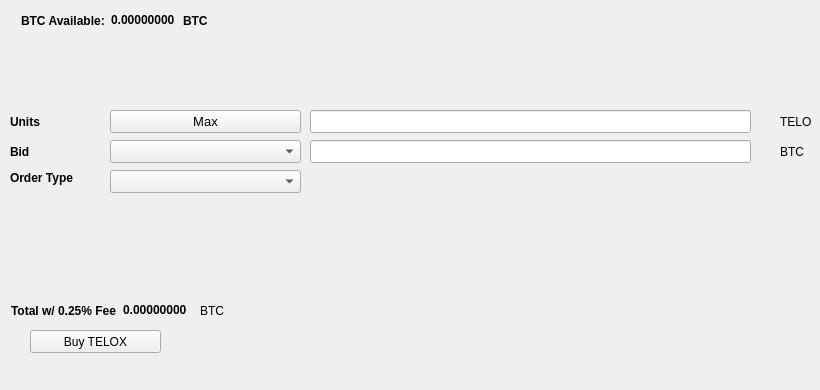
   <widget class="QWidget" name="BuyTab">
    <attribute name="title">
     <string>Buy</string>
    </attribute>
    <widget class="QPushButton" name="BuyTELOX">
     <property name="geometry">
      <rect>
       <x>30</x>
       <y>330</y>
       <width>131</width>
       <height>23</height>
      </rect>
     </property>
     <property name="text">
      <string>Buy TELOX</string>
     </property>
     <property name="icon">
      <iconset resource="../telox.qrc">
       <normaloff>:/icons/bitcoin</normaloff>:/icons/bitcoin</iconset>
     </property>
    </widget>
    <widget class="QLabel" name="label_3">
     <property name="geometry">
      <rect>
       <x>10</x>
       <y>110</y>
       <width>46</width>
       <height>23</height>
      </rect>
     </property>
     <property name="font">
      <font>
       <weight>75</weight>
       <bold>true</bold>
      </font>
     </property>
     <property name="text">
      <string>Units</string>
     </property>
    </widget>
    <widget class="QLineEdit" name="UnitsInput">
     <property name="geometry">
      <rect>
       <x>310</x>
       <y>110</y>
       <width>441</width>
       <height>23</height>
      </rect>
     </property>
     <property name="font">
      <font>
       <pointsize>9</pointsize>
       <weight>75</weight>
       <bold>true</bold>
      </font>
     </property>
    </widget>
    <widget class="QLineEdit" name="BuyBidPriceEdit">
     <property name="geometry">
      <rect>
       <x>310</x>
       <y>140</y>
       <width>441</width>
       <height>23</height>
      </rect>
     </property>
     <property name="font">
      <font>
       <pointsize>9</pointsize>
       <weight>75</weight>
       <bold>true</bold>
      </font>
     </property>
    </widget>
    <widget class="QLabel" name="label_4">
     <property name="geometry">
      <rect>
       <x>780</x>
       <y>110</y>
       <width>31</width>
       <height>23</height>
      </rect>
     </property>
     <property name="text">
      <string>TELOX</string>
     </property>
    </widget>
    <widget class="QLabel" name="label_5">
     <property name="geometry">
      <rect>
       <x>780</x>
       <y>140</y>
       <width>31</width>
       <height>23</height>
      </rect>
     </property>
     <property name="text">
      <string>BTC</string>
     </property>
    </widget>
    <widget class="QLabel" name="label_6">
     <property name="geometry">
      <rect>
       <x>10</x>
       <y>140</y>
       <width>46</width>
       <height>23</height>
      </rect>
     </property>
     <property name="font">
      <font>
       <weight>75</weight>
       <bold>true</bold>
      </font>
     </property>
     <property name="text">
      <string>Bid</string>
     </property>
    </widget>
    <widget class="QLabel" name="label_7">
     <property name="geometry">
      <rect>
       <x>10</x>
       <y>170</y>
       <width>91</width>
       <height>16</height>
      </rect>
     </property>
     <property name="font">
      <font>
       <weight>75</weight>
       <bold>true</bold>
      </font>
     </property>
     <property name="text">
      <string>Order Type</string>
     </property>
    </widget>
    <widget class="QPushButton" name="Buy_Max_Amount">
     <property name="geometry">
      <rect>
       <x>110</x>
       <y>110</y>
       <width>191</width>
       <height>23</height>
      </rect>
     </property>
     <property name="font">
      <font>
       <pointsize>10</pointsize>
      </font>
     </property>
     <property name="text">
      <string>Max</string>
     </property>
    </widget>
    <widget class="QComboBox" name="BuyBidcomboBox">
     <property name="geometry">
      <rect>
       <x>110</x>
       <y>140</y>
       <width>191</width>
       <height>23</height>
      </rect>
     </property>
     <property name="font">
      <font>
       <pointsize>10</pointsize>
      </font>
     </property>
    </widget>
    <widget class="QComboBox" name="buyOrdertypeCombo">
     <property name="geometry">
      <rect>
       <x>110</x>
       <y>170</y>
       <width>191</width>
       <height>23</height>
      </rect>
     </property>
     <property name="font">
      <font>
       <pointsize>10</pointsize>
      </font>
     </property>
    </widget>
    <widget class="QWidget" name="layoutWidget1">
     <property name="geometry">
      <rect>
       <x>21</x>
       <y>11</y>
       <width>227</width>
       <height>19</height>
      </rect>
     </property>
     <layout class="QHBoxLayout" name="horizontalLayout_3">
      <item>
       <widget class="QLabel" name="label232">
        <property name="font">
         <font>
          <weight>75</weight>
          <bold>true</bold>
         </font>
        </property>
        <property name="text">
         <string>BTC Available:</string>
        </property>
       </widget>
      </item>
      <item>
       <widget class="QLabel" name="BtcAvailableLbl">
        <property name="palette">
         <palette>
          <active>
           <colorrole role="WindowText">
            <brush brushstyle="SolidPattern">
             <color alpha="255">
              <red>0</red>
              <green>0</green>
              <blue>0</blue>
             </color>
            </brush>
           </colorrole>
           <colorrole role="Button">
            <brush brushstyle="SolidPattern">
             <color alpha="255">
              <red>0</red>
              <green>170</green>
              <blue>0</blue>
             </color>
            </brush>
           </colorrole>
           <colorrole role="Light">
            <brush brushstyle="SolidPattern">
             <color alpha="255">
              <red>0</red>
              <green>255</green>
              <blue>0</blue>
             </color>
            </brush>
           </colorrole>
           <colorrole role="Midlight">
            <brush brushstyle="SolidPattern">
             <color alpha="255">
              <red>0</red>
              <green>212</green>
              <blue>0</blue>
             </color>
            </brush>
           </colorrole>
           <colorrole role="Dark">
            <brush brushstyle="SolidPattern">
             <color alpha="255">
              <red>0</red>
              <green>85</green>
              <blue>0</blue>
             </color>
            </brush>
           </colorrole>
           <colorrole role="Mid">
            <brush brushstyle="SolidPattern">
             <color alpha="255">
              <red>0</red>
              <green>113</green>
              <blue>0</blue>
             </color>
            </brush>
           </colorrole>
           <colorrole role="Text">
            <brush brushstyle="SolidPattern">
             <color alpha="255">
              <red>0</red>
              <green>170</green>
              <blue>0</blue>
             </color>
            </brush>
           </colorrole>
           <colorrole role="BrightText">
            <brush brushstyle="SolidPattern">
             <color alpha="255">
              <red>255</red>
              <green>255</green>
              <blue>255</blue>
             </color>
            </brush>
           </colorrole>
           <colorrole role="ButtonText">
            <brush brushstyle="SolidPattern">
             <color alpha="255">
              <red>0</red>
              <green>0</green>
              <blue>0</blue>
             </color>
            </brush>
           </colorrole>
           <colorrole role="Base">
            <brush brushstyle="SolidPattern">
             <color alpha="255">
              <red>255</red>
              <green>255</green>
              <blue>255</blue>
             </color>
            </brush>
           </colorrole>
           <colorrole role="Window">
            <brush brushstyle="SolidPattern">
             <color alpha="255">
              <red>0</red>
              <green>170</green>
              <blue>0</blue>
             </color>
            </brush>
           </colorrole>
           <colorrole role="Shadow">
            <brush brushstyle="SolidPattern">
             <color alpha="255">
              <red>0</red>
              <green>0</green>
              <blue>0</blue>
             </color>
            </brush>
           </colorrole>
           <colorrole role="AlternateBase">
            <brush brushstyle="SolidPattern">
             <color alpha="255">
              <red>127</red>
              <green>212</green>
              <blue>127</blue>
             </color>
            </brush>
           </colorrole>
           <colorrole role="ToolTipBase">
            <brush brushstyle="SolidPattern">
             <color alpha="255">
              <red>255</red>
              <green>255</green>
              <blue>220</blue>
             </color>
            </brush>
           </colorrole>
           <colorrole role="ToolTipText">
            <brush brushstyle="SolidPattern">
             <color alpha="255">
              <red>0</red>
              <green>0</green>
              <blue>0</blue>
             </color>
            </brush>
           </colorrole>
          </active>
          <inactive>
           <colorrole role="WindowText">
            <brush brushstyle="SolidPattern">
             <color alpha="255">
              <red>0</red>
              <green>0</green>
              <blue>0</blue>
             </color>
            </brush>
           </colorrole>
           <colorrole role="Button">
            <brush brushstyle="SolidPattern">
             <color alpha="255">
              <red>0</red>
              <green>170</green>
              <blue>0</blue>
             </color>
            </brush>
           </colorrole>
           <colorrole role="Light">
            <brush brushstyle="SolidPattern">
             <color alpha="255">
              <red>0</red>
              <green>255</green>
              <blue>0</blue>
             </color>
            </brush>
           </colorrole>
           <colorrole role="Midlight">
            <brush brushstyle="SolidPattern">
             <color alpha="255">
              <red>0</red>
              <green>212</green>
              <blue>0</blue>
             </color>
            </brush>
           </colorrole>
           <colorrole role="Dark">
            <brush brushstyle="SolidPattern">
             <color alpha="255">
              <red>0</red>
              <green>85</green>
              <blue>0</blue>
             </color>
            </brush>
           </colorrole>
           <colorrole role="Mid">
            <brush brushstyle="SolidPattern">
             <color alpha="255">
              <red>0</red>
              <green>113</green>
              <blue>0</blue>
             </color>
            </brush>
           </colorrole>
           <colorrole role="Text">
            <brush brushstyle="SolidPattern">
             <color alpha="255">
              <red>0</red>
              <green>170</green>
              <blue>0</blue>
             </color>
            </brush>
           </colorrole>
           <colorrole role="BrightText">
            <brush brushstyle="SolidPattern">
             <color alpha="255">
              <red>255</red>
              <green>255</green>
              <blue>255</blue>
             </color>
            </brush>
           </colorrole>
           <colorrole role="ButtonText">
            <brush brushstyle="SolidPattern">
             <color alpha="255">
              <red>0</red>
              <green>0</green>
              <blue>0</blue>
             </color>
            </brush>
           </colorrole>
           <colorrole role="Base">
            <brush brushstyle="SolidPattern">
             <color alpha="255">
              <red>255</red>
              <green>255</green>
              <blue>255</blue>
             </color>
            </brush>
           </colorrole>
           <colorrole role="Window">
            <brush brushstyle="SolidPattern">
             <color alpha="255">
              <red>0</red>
              <green>170</green>
              <blue>0</blue>
             </color>
            </brush>
           </colorrole>
           <colorrole role="Shadow">
            <brush brushstyle="SolidPattern">
             <color alpha="255">
              <red>0</red>
              <green>0</green>
              <blue>0</blue>
             </color>
            </brush>
           </colorrole>
           <colorrole role="AlternateBase">
            <brush brushstyle="SolidPattern">
             <color alpha="255">
              <red>127</red>
              <green>212</green>
              <blue>127</blue>
             </color>
            </brush>
           </colorrole>
           <colorrole role="ToolTipBase">
            <brush brushstyle="SolidPattern">
             <color alpha="255">
              <red>255</red>
              <green>255</green>
              <blue>220</blue>
             </color>
            </brush>
           </colorrole>
           <colorrole role="ToolTipText">
            <brush brushstyle="SolidPattern">
             <color alpha="255">
              <red>0</red>
              <green>0</green>
              <blue>0</blue>
             </color>
            </brush>
           </colorrole>
          </inactive>
          <disabled>
           <colorrole role="WindowText">
            <brush brushstyle="SolidPattern">
             <color alpha="255">
              <red>0</red>
              <green>85</green>
              <blue>0</blue>
             </color>
            </brush>
           </colorrole>
           <colorrole role="Button">
            <brush brushstyle="SolidPattern">
             <color alpha="255">
              <red>0</red>
              <green>170</green>
              <blue>0</blue>
             </color>
            </brush>
           </colorrole>
           <colorrole role="Light">
            <brush brushstyle="SolidPattern">
             <color alpha="255">
              <red>0</red>
              <green>255</green>
              <blue>0</blue>
             </color>
            </brush>
           </colorrole>
           <colorrole role="Midlight">
            <brush brushstyle="SolidPattern">
             <color alpha="255">
              <red>0</red>
              <green>212</green>
              <blue>0</blue>
             </color>
            </brush>
           </colorrole>
           <colorrole role="Dark">
            <brush brushstyle="SolidPattern">
             <color alpha="255">
              <red>0</red>
              <green>85</green>
              <blue>0</blue>
             </color>
            </brush>
           </colorrole>
           <colorrole role="Mid">
            <brush brushstyle="SolidPattern">
             <color alpha="255">
              <red>0</red>
              <green>113</green>
              <blue>0</blue>
             </color>
            </brush>
           </colorrole>
           <colorrole role="Text">
            <brush brushstyle="SolidPattern">
             <color alpha="255">
              <red>0</red>
              <green>85</green>
              <blue>0</blue>
             </color>
            </brush>
           </colorrole>
           <colorrole role="BrightText">
            <brush brushstyle="SolidPattern">
             <color alpha="255">
              <red>255</red>
              <green>255</green>
              <blue>255</blue>
             </color>
            </brush>
           </colorrole>
           <colorrole role="ButtonText">
            <brush brushstyle="SolidPattern">
             <color alpha="255">
              <red>0</red>
              <green>85</green>
              <blue>0</blue>
             </color>
            </brush>
           </colorrole>
           <colorrole role="Base">
            <brush brushstyle="SolidPattern">
             <color alpha="255">
              <red>0</red>
              <green>170</green>
              <blue>0</blue>
             </color>
            </brush>
           </colorrole>
           <colorrole role="Window">
            <brush brushstyle="SolidPattern">
             <color alpha="255">
              <red>0</red>
              <green>170</green>
              <blue>0</blue>
             </color>
            </brush>
           </colorrole>
           <colorrole role="Shadow">
            <brush brushstyle="SolidPattern">
             <color alpha="255">
              <red>0</red>
              <green>0</green>
              <blue>0</blue>
             </color>
            </brush>
           </colorrole>
           <colorrole role="AlternateBase">
            <brush brushstyle="SolidPattern">
             <color alpha="255">
              <red>0</red>
              <green>170</green>
              <blue>0</blue>
             </color>
            </brush>
           </colorrole>
           <colorrole role="ToolTipBase">
            <brush brushstyle="SolidPattern">
             <color alpha="255">
              <red>255</red>
              <green>255</green>
              <blue>220</blue>
             </color>
            </brush>
           </colorrole>
           <colorrole role="ToolTipText">
            <brush brushstyle="SolidPattern">
             <color alpha="255">
              <red>0</red>
              <green>0</green>
              <blue>0</blue>
             </color>
            </brush>
           </colorrole>
          </disabled>
         </palette>
        </property>
        <property name="font">
         <font>
          <weight>75</weight>
          <bold>true</bold>
         </font>
        </property>
        <property name="text">
         <string>0.00000000</string>
        </property>
        <property name="textInteractionFlags">
         <set>Qt::LinksAccessibleByMouse|Qt::TextSelectableByKeyboard|Qt::TextSelectableByMouse</set>
        </property>
       </widget>
      </item>
      <item>
       <widget class="QLabel" name="BtcAvailableLbl_2">
        <property name="font">
         <font>
          <weight>75</weight>
          <bold>true</bold>
         </font>
        </property>
        <property name="text">
         <string>BTC</string>
        </property>
       </widget>
      </item>
     </layout>
    </widget>
    <widget class="QWidget" name="layoutWidge2">
     <property name="geometry">
      <rect>
       <x>11</x>
       <y>301</y>
       <width>259</width>
       <height>19</height>
      </rect>
     </property>
     <layout class="QHBoxLayout" name="horizontalLayout_4">
      <item>
       <widget class="QLabel" name="label_9">
        <property name="font">
         <font>
          <weight>75</weight>
          <bold>true</bold>
         </font>
        </property>
        <property name="text">
         <string>Total w/ 0.25% Fee</string>
        </property>
       </widget>
      </item>
      <item>
       <widget class="QLabel" name="BuyCostLabel">
        <property name="palette">
         <palette>
          <active>
           <colorrole role="WindowText">
            <brush brushstyle="SolidPattern">
             <color alpha="255">
              <red>0</red>
              <green>0</green>
              <blue>0</blue>
             </color>
            </brush>
           </colorrole>
           <colorrole role="Button">
            <brush brushstyle="SolidPattern">
             <color alpha="255">
              <red>0</red>
              <green>170</green>
              <blue>0</blue>
             </color>
            </brush>
           </colorrole>
           <colorrole role="Light">
            <brush brushstyle="SolidPattern">
             <color alpha="255">
              <red>0</red>
              <green>255</green>
              <blue>0</blue>
             </color>
            </brush>
           </colorrole>
           <colorrole role="Midlight">
            <brush brushstyle="SolidPattern">
             <color alpha="255">
              <red>0</red>
              <green>212</green>
              <blue>0</blue>
             </color>
            </brush>
           </colorrole>
           <colorrole role="Dark">
            <brush brushstyle="SolidPattern">
             <color alpha="255">
              <red>0</red>
              <green>85</green>
              <blue>0</blue>
             </color>
            </brush>
           </colorrole>
           <colorrole role="Mid">
            <brush brushstyle="SolidPattern">
             <color alpha="255">
              <red>0</red>
              <green>113</green>
              <blue>0</blue>
             </color>
            </brush>
           </colorrole>
           <colorrole role="Text">
            <brush brushstyle="SolidPattern">
             <color alpha="255">
              <red>0</red>
              <green>170</green>
              <blue>0</blue>
             </color>
            </brush>
           </colorrole>
           <colorrole role="BrightText">
            <brush brushstyle="SolidPattern">
             <color alpha="255">
              <red>255</red>
              <green>255</green>
              <blue>255</blue>
             </color>
            </brush>
           </colorrole>
           <colorrole role="ButtonText">
            <brush brushstyle="SolidPattern">
             <color alpha="255">
              <red>0</red>
              <green>0</green>
              <blue>0</blue>
             </color>
            </brush>
           </colorrole>
           <colorrole role="Base">
            <brush brushstyle="SolidPattern">
             <color alpha="255">
              <red>255</red>
              <green>255</green>
              <blue>255</blue>
             </color>
            </brush>
           </colorrole>
           <colorrole role="Window">
            <brush brushstyle="SolidPattern">
             <color alpha="255">
              <red>0</red>
              <green>170</green>
              <blue>0</blue>
             </color>
            </brush>
           </colorrole>
           <colorrole role="Shadow">
            <brush brushstyle="SolidPattern">
             <color alpha="255">
              <red>0</red>
              <green>0</green>
              <blue>0</blue>
             </color>
            </brush>
           </colorrole>
           <colorrole role="AlternateBase">
            <brush brushstyle="SolidPattern">
             <color alpha="255">
              <red>127</red>
              <green>212</green>
              <blue>127</blue>
             </color>
            </brush>
           </colorrole>
           <colorrole role="ToolTipBase">
            <brush brushstyle="SolidPattern">
             <color alpha="255">
              <red>255</red>
              <green>255</green>
              <blue>220</blue>
             </color>
            </brush>
           </colorrole>
           <colorrole role="ToolTipText">
            <brush brushstyle="SolidPattern">
             <color alpha="255">
              <red>0</red>
              <green>0</green>
              <blue>0</blue>
             </color>
            </brush>
           </colorrole>
          </active>
          <inactive>
           <colorrole role="WindowText">
            <brush brushstyle="SolidPattern">
             <color alpha="255">
              <red>0</red>
              <green>0</green>
              <blue>0</blue>
             </color>
            </brush>
           </colorrole>
           <colorrole role="Button">
            <brush brushstyle="SolidPattern">
             <color alpha="255">
              <red>0</red>
              <green>170</green>
              <blue>0</blue>
             </color>
            </brush>
           </colorrole>
           <colorrole role="Light">
            <brush brushstyle="SolidPattern">
             <color alpha="255">
              <red>0</red>
              <green>255</green>
              <blue>0</blue>
             </color>
            </brush>
           </colorrole>
           <colorrole role="Midlight">
            <brush brushstyle="SolidPattern">
             <color alpha="255">
              <red>0</red>
              <green>212</green>
              <blue>0</blue>
             </color>
            </brush>
           </colorrole>
           <colorrole role="Dark">
            <brush brushstyle="SolidPattern">
             <color alpha="255">
              <red>0</red>
              <green>85</green>
              <blue>0</blue>
             </color>
            </brush>
           </colorrole>
           <colorrole role="Mid">
            <brush brushstyle="SolidPattern">
             <color alpha="255">
              <red>0</red>
              <green>113</green>
              <blue>0</blue>
             </color>
            </brush>
           </colorrole>
           <colorrole role="Text">
            <brush brushstyle="SolidPattern">
             <color alpha="255">
              <red>0</red>
              <green>170</green>
              <blue>0</blue>
             </color>
            </brush>
           </colorrole>
           <colorrole role="BrightText">
            <brush brushstyle="SolidPattern">
             <color alpha="255">
              <red>255</red>
              <green>255</green>
              <blue>255</blue>
             </color>
            </brush>
           </colorrole>
           <colorrole role="ButtonText">
            <brush brushstyle="SolidPattern">
             <color alpha="255">
              <red>0</red>
              <green>0</green>
              <blue>0</blue>
             </color>
            </brush>
           </colorrole>
           <colorrole role="Base">
            <brush brushstyle="SolidPattern">
             <color alpha="255">
              <red>255</red>
              <green>255</green>
              <blue>255</blue>
             </color>
            </brush>
           </colorrole>
           <colorrole role="Window">
            <brush brushstyle="SolidPattern">
             <color alpha="255">
              <red>0</red>
              <green>170</green>
              <blue>0</blue>
             </color>
            </brush>
           </colorrole>
           <colorrole role="Shadow">
            <brush brushstyle="SolidPattern">
             <color alpha="255">
              <red>0</red>
              <green>0</green>
              <blue>0</blue>
             </color>
            </brush>
           </colorrole>
           <colorrole role="AlternateBase">
            <brush brushstyle="SolidPattern">
             <color alpha="255">
              <red>127</red>
              <green>212</green>
              <blue>127</blue>
             </color>
            </brush>
           </colorrole>
           <colorrole role="ToolTipBase">
            <brush brushstyle="SolidPattern">
             <color alpha="255">
              <red>255</red>
              <green>255</green>
              <blue>220</blue>
             </color>
            </brush>
           </colorrole>
           <colorrole role="ToolTipText">
            <brush brushstyle="SolidPattern">
             <color alpha="255">
              <red>0</red>
              <green>0</green>
              <blue>0</blue>
             </color>
            </brush>
           </colorrole>
          </inactive>
          <disabled>
           <colorrole role="WindowText">
            <brush brushstyle="SolidPattern">
             <color alpha="255">
              <red>0</red>
              <green>85</green>
              <blue>0</blue>
             </color>
            </brush>
           </colorrole>
           <colorrole role="Button">
            <brush brushstyle="SolidPattern">
             <color alpha="255">
              <red>0</red>
              <green>170</green>
              <blue>0</blue>
             </color>
            </brush>
           </colorrole>
           <colorrole role="Light">
            <brush brushstyle="SolidPattern">
             <color alpha="255">
              <red>0</red>
              <green>255</green>
              <blue>0</blue>
             </color>
            </brush>
           </colorrole>
           <colorrole role="Midlight">
            <brush brushstyle="SolidPattern">
             <color alpha="255">
              <red>0</red>
              <green>212</green>
              <blue>0</blue>
             </color>
            </brush>
           </colorrole>
           <colorrole role="Dark">
            <brush brushstyle="SolidPattern">
             <color alpha="255">
              <red>0</red>
              <green>85</green>
              <blue>0</blue>
             </color>
            </brush>
           </colorrole>
           <colorrole role="Mid">
            <brush brushstyle="SolidPattern">
             <color alpha="255">
              <red>0</red>
              <green>113</green>
              <blue>0</blue>
             </color>
            </brush>
           </colorrole>
           <colorrole role="Text">
            <brush brushstyle="SolidPattern">
             <color alpha="255">
              <red>0</red>
              <green>85</green>
              <blue>0</blue>
             </color>
            </brush>
           </colorrole>
           <colorrole role="BrightText">
            <brush brushstyle="SolidPattern">
             <color alpha="255">
              <red>255</red>
              <green>255</green>
              <blue>255</blue>
             </color>
            </brush>
           </colorrole>
           <colorrole role="ButtonText">
            <brush brushstyle="SolidPattern">
             <color alpha="255">
              <red>0</red>
              <green>85</green>
              <blue>0</blue>
             </color>
            </brush>
           </colorrole>
           <colorrole role="Base">
            <brush brushstyle="SolidPattern">
             <color alpha="255">
              <red>0</red>
              <green>170</green>
              <blue>0</blue>
             </color>
            </brush>
           </colorrole>
           <colorrole role="Window">
            <brush brushstyle="SolidPattern">
             <color alpha="255">
              <red>0</red>
              <green>170</green>
              <blue>0</blue>
             </color>
            </brush>
           </colorrole>
           <colorrole role="Shadow">
            <brush brushstyle="SolidPattern">
             <color alpha="255">
              <red>0</red>
              <green>0</green>
              <blue>0</blue>
             </color>
            </brush>
           </colorrole>
           <colorrole role="AlternateBase">
            <brush brushstyle="SolidPattern">
             <color alpha="255">
              <red>0</red>
              <green>170</green>
              <blue>0</blue>
             </color>
            </brush>
           </colorrole>
           <colorrole role="ToolTipBase">
            <brush brushstyle="SolidPattern">
             <color alpha="255">
              <red>255</red>
              <green>255</green>
              <blue>220</blue>
             </color>
            </brush>
           </colorrole>
           <colorrole role="ToolTipText">
            <brush brushstyle="SolidPattern">
             <color alpha="255">
              <red>0</red>
              <green>0</green>
              <blue>0</blue>
             </color>
            </brush>
           </colorrole>
          </disabled>
         </palette>
        </property>
        <property name="font">
         <font>
          <weight>75</weight>
          <bold>true</bold>
         </font>
        </property>
        <property name="autoFillBackground">
         <bool>false</bool>
        </property>
        <property name="text">
         <string>0.00000000</string>
        </property>
        <property name="textInteractionFlags">
         <set>Qt::LinksAccessibleByMouse|Qt::TextSelectableByMouse</set>
        </property>
       </widget>
      </item>
      <item>
       <widget class="QLabel" name="label_10">
        <property name="font">
         <font>
          <weight>50</weight>
          <bold>false</bold>
         </font>
        </property>
        <property name="text">
         <string>BTC</string>
        </property>
       </widget>
      </item>
     </layout>
    </widget>
    <widget class="QLabel" name="label_24">
     <property name="geometry">
      <rect>
       <x>460</x>
       <y>300</y>
       <width>281</width>
       <height>81</height>
      </rect>
     </property>
     <property name="text">
      <string/>
     </property>
     <property name="pixmap">
      <pixmap>:/images/bittrex</pixmap>
     </property>
    </widget>
   </widget>
